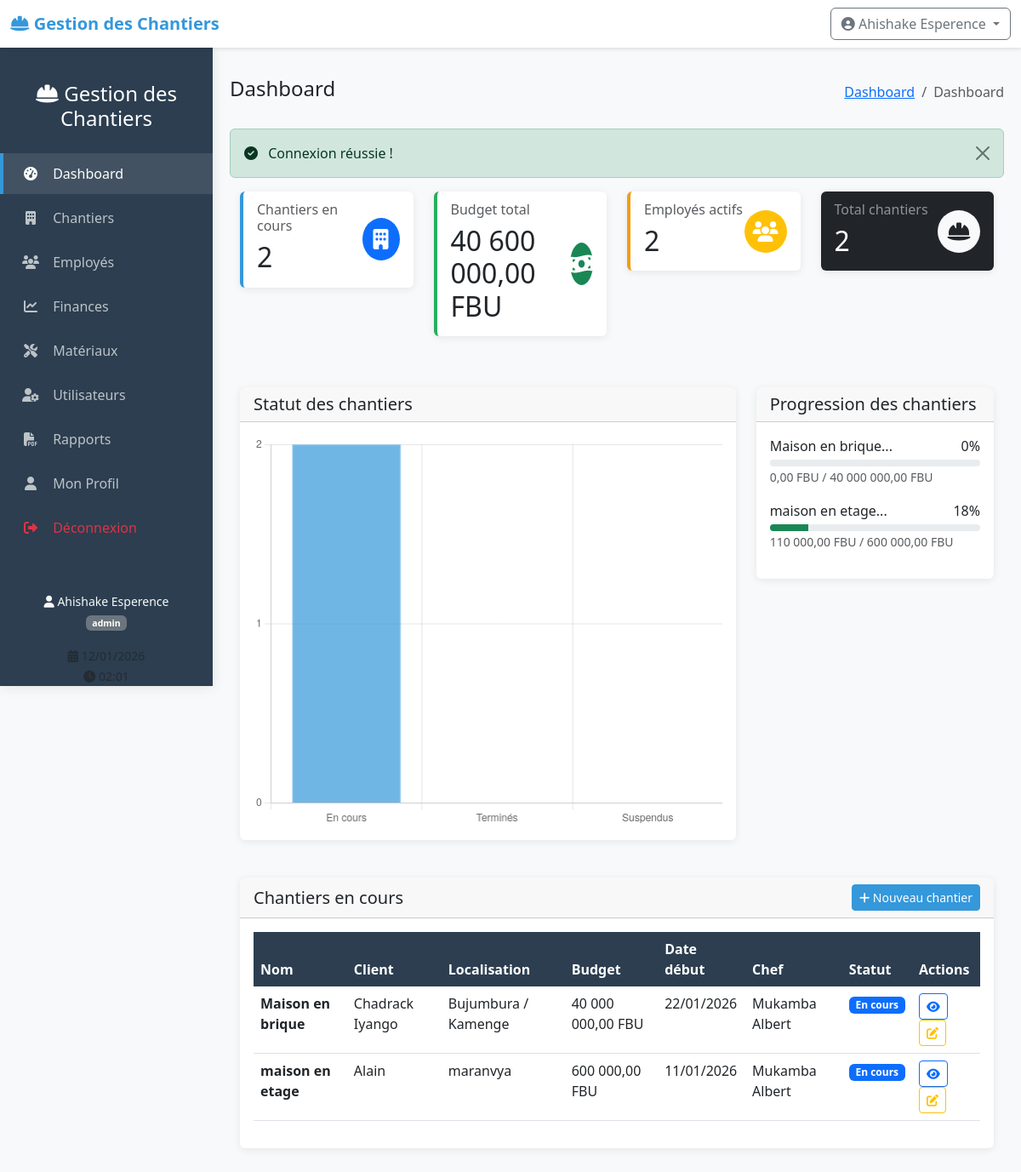
/index.php?controller=dashboard&action=index (signed in), run on the app's committed database.
### tables this page shows
CREATE TABLE chantiers (
    id INTEGER PRIMARY KEY AUTOINCREMENT,
    nom VARCHAR(200) NOT NULL,
    localisation TEXT NOT NULL,
    client VARCHAR(200) NOT NULL,
    budget_total DECIMAL(12,2) NOT NULL,
    date_debut DATE NOT NULL,
    date_fin DATE,
    statut VARCHAR(20) DEFAULT 'en_cours' CHECK(statut IN ('en_cours', 'suspendu', 'termine')),
    chef_chantier_id INTEGER,
    description TEXT,
    created_at DATETIME DEFAULT CURRENT_TIMESTAMP,
    updated_at DATETIME,
    FOREIGN KEY (chef_chantier_id) REFERENCES users(id)
);

CREATE TABLE users (
    id INTEGER PRIMARY KEY AUTOINCREMENT,
    username VARCHAR(50) UNIQUE NOT NULL,
    password VARCHAR(255) NOT NULL,
    nom VARCHAR(100) NOT NULL,
    prenom VARCHAR(100) NOT NULL,
    email VARCHAR(150) UNIQUE NOT NULL,
    role VARCHAR(20) NOT NULL CHECK(role IN ('admin', 'chef', 'comptable')),
    telephone VARCHAR(20),
    created_at DATETIME DEFAULT CURRENT_TIMESTAMP,
    last_login DATETIME,
    status BOOLEAN DEFAULT 1
);

### views/dashboard/index.php (the view, shortened to what the rows shown need)
<?php
require_once __DIR__ . '/../../models/Chantier.php';
require_once __DIR__ . '/../../models/Employe.php';
$chantierModel = new Chantier();
$employeModel = new Employe();
$stats = $chantierModel->getStats();
$employes = $employeModel->getAll();
$chantiersEnCours = $chantierModel->getAll(['statut' => 'en_cours']);
$employesActifs = count(array_filter($employes, function($e) {
    return $e['statut'] == 'actif';
}));
include __DIR__ . '/../../includes/header.php';
?>
<div class="container-fluid">
    <div class="row mb-4">
        <div class="col-md-3 mb-3">
            <div class="card stat-card en-cours">
                <div class="card-body">
                    <div class="d-flex justify-content-between align-items-center">
                        <div>
                            <h2 class="mb-0"><?php echo $stats['en_cours'] ?? 0; ?></h2>
                        </div>
                    </div>
                </div>
            </div>
        </div>
        <div class="col-md-3 mb-3">
            <div class="card stat-card termine">
                <div class="card-body">
                    <div class="d-flex justify-content-between align-items-center">
                        <div>
                            <h2 class="mb-0"><?php echo number_format($stats['total_budget'] ?? 0, 2, ',', ' '); ?> FBU</h2>
                        </div>
                    </div>
                </div>
            </div>
        </div>
        <div class="col-md-3 mb-3">
            <div class="card stat-card suspendu">
                <div class="card-body">
                    <div class="d-flex justify-content-between align-items-center">
                        <div>
                            <h2 class="mb-0"><?php echo $employesActifs; ?></h2>
                        </div>
                    </div>
                </div>
            </div>
        </div>
        <div class="col-md-3 mb-3">
            <div class="card bg-dark text-white">
                <div class="card-body">
                    <div class="d-flex justify-content-between align-items-center">
                        <div>
                            <h2 class="mb-0"><?php echo $stats['total'] ?? 0; ?></h2>
                        </div>
                    </div>
                </div>
            </div>
        </div>
    </div>
    <div class="row mb-4">
        <div class="col-md-4">
            <div class="card">
                <div class="card-body">
                    <?php foreach ($chantiersEnCours as $chantier):
                        $depenses = $chantierModel->getDepenses($chantier['id']);
                        $pourcentage = $chantier['budget_total'] > 0 ?
                            min(($depenses / $chantier['budget_total']) * 100, 100) : 0;
                    ?>
                    <div class="mb-3">
                        <div class="d-flex justify-content-between mb-1">
                            <span><?php echo substr($chantier['nom'], 0, 20); ?>...</span>
                            <span><?php echo number_format($pourcentage, 0); ?>%</span>
                        </div>
                        <div class="progress">
                            <div class="progress-bar
                                <?php echo $pourcentage > 80 ? 'bg-danger' :
                                       ($pourcentage > 60 ? 'bg-warning' : 'bg-success'); ?>"
                                 role="progressbar"
                                 style="width: <?php echo $pourcentage; ?>%">
                            </div>
                        </div>
                        <small class="text-muted">
                            <?php echo number_format($depenses, 2, ',', ' '); ?> FBU /
                            <?php echo number_format($chantier['budget_total'], 2, ',', ' '); ?> FBU
                        </small>
                    </div>
                    <?php endforeach; ?>
                </div>
            </div>
        </div>
    </div>
    <div class="row">
        <div class="col-12">
            <div class="card">
                <div class="card-body">
                    <div class="table-responsive">
                        <table class="table table-hover">
                            <thead>
                                <tr>
                                    <th>Nom</th>
                                    <th>Client</th>
                                    <th>Localisation</th>
                                    <th>Budget</th>
                                    <th>Date début</th>
                                    <th>Chef</th>
                                    <th>Statut</th>
                                    <th>Actions</th>
                                </tr>
                            </thead>
                            <tbody>
                                <?php foreach ($chantiersEnCours as $chantier): ?>
                                <tr>
                                    <td>
                                        <strong><?php echo htmlspecialchars($chantier['nom']); ?></strong>
                                    </td>
                                    <td><?php echo htmlspecialchars($chantier['client']); ?></td>
                                    <td><?php echo htmlspecialchars($chantier['localisation']); ?></td>
                                    <td><?php echo number_format($chantier['budget_total'], 2, ',', ' '); ?> FBU</td>
                                    <td><?php echo date('d/m/Y', strtotime($chantier['date_debut'])); ?></td>
                                    <td>
                                        <?php if ($chantier['chef_nom']): ?>
                                        <?php echo htmlspecialchars($chantier['chef_prenom'] . ' ' . $chantier['chef_nom']); ?>
                                        <?php else: ?>
                                        <span class="text-muted">Non assigné</span>
                                        <?php endif; ?>
                                    </td>
                                    <td>
                                        <span class="badge
                                            <?php echo $chantier['statut'] == 'en_cours' ? 'bg-primary' :
                                                   ($chantier['statut'] == 'termine' ? 'bg-success' : 'bg-warning'); ?>">
                                            <?php echo ucfirst(str_replace('_', ' ', $chantier['statut'])); ?>
                                        </span>
                                    </td>
                                    <td>
                                        <a href="index.php?controller=chantier&action=view&id=<?php echo $chantier['id']; ?>"
                                           class="btn btn-sm btn-outline-primary" title="Voir">
                                            <i class="fas fa-eye"></i>
                                        </a>
                                        <?php if ($_SESSION['role'] == 'admin' || $_SESSION['role'] == 'chef'): ?>
                                        <a href="index.php?controller=chantier&action=edit&id=<?php echo $chantier['id']; ?>"
                                           class="btn btn-sm btn-outline-warning" title="Modifier">
                                            <i class="fas fa-edit"></i>
                                        </a>
                                        <?php endif; ?>
                                    </td>
                                </tr>
                                <?php endforeach; ?>
                            </tbody>
                        </table>
                    </div>
                </div>
            </div>
        </div>
    </div>
</div>
<script>
// Graphique des chantiers
const ctx = document.getElementById('chantierChart').getContext('2d');
const chantierChart = new Chart(ctx, {
    type: 'bar',
    data: {
        labels: ['En cours', 'Terminés', 'Suspendus'],
        datasets: [{
            label: 'Nombre de chantiers',
            data: [
                <?php echo $stats['en_cours'] ?? 0; ?>,
                <?php echo $stats['termine'] ?? 0; ?>,
                <?php echo $stats['suspendu'] ?? 0; ?>
            ],
            backgroundColor: [
                'rgba(52, 152, 219, 0.7)',
                'rgba(39, 174, 96, 0.7)',
                'rgba(243, 156, 18, 0.7)'
            ],
            borderColor: [
                'rgb(52, 152, 219)',
                'rgb(39, 174, 96)',
                'rgb(243, 156, 18)'
            ],
            borderWidth: 1
        }]
    },
    options: {
        responsive: true,
        plugins: {
            legend: {
                display: false
            }
        },
        scales: {
            y: {
                beginAtZero: true,
                ticks: {
                    stepSize: 1
                }
            }
        }
    }
});
// Fonction pour les cercles d'icônes
document.addEventListener('DOMContentLoaded', function() {
    const iconCircles = document.querySelectorAll('.icon-circle');
    iconCircles.forEach(circle => {
        circle.style.width = '50px';
        circle.style.height = '50px';
        circle.style.borderRadius = '50%';
        circle.style.display = 'flex';
        circle.style.alignItems = 'center';
        circle.style.justifyContent = 'center';
        circle.style.fontSize = '1.5rem';
    });
});
</script>
<?php include __DIR__ . '/../../includes/footer.php'; ?>

### data on the page
chantiers: nom "Maison en brique", pourcentage "0", depenses "0,00", budget_total "40 000 000,00", client "Chadrack Iyango", localisation "Bujumbura / Kamenge", date_debut "22/01/2026", chef_chantier.nom "Mukamba Albert", statut "En cours"
chantiers: nom "maison en etage", pourcentage "18", depenses "110 000,00", budget_total "600 000,00", client "Alain", localisation "maranvya", date_debut "11/01/2026", chef_chantier.nom "Mukamba Albert", statut "En cours"

### other printed values
APP_NAME "Gestion des Chantiers"
$_SESSION['nom_complet'] "Ahishake Esperence"
$_SESSION['role'] "admin"
$page_title "Dashboard"
$_SESSION['success'] "Connexion réussie !"
$stats['en_cours'] "2"
$stats['total_budget'] "40 600 000,00"
$employesActifs "2"
$stats['total'] "2"
chart data {{ $stats['en_cours'] }} 2
chart data {{ $stats['termine'] }} 0
chart data {{ $stats['suspendu'] }} 0
